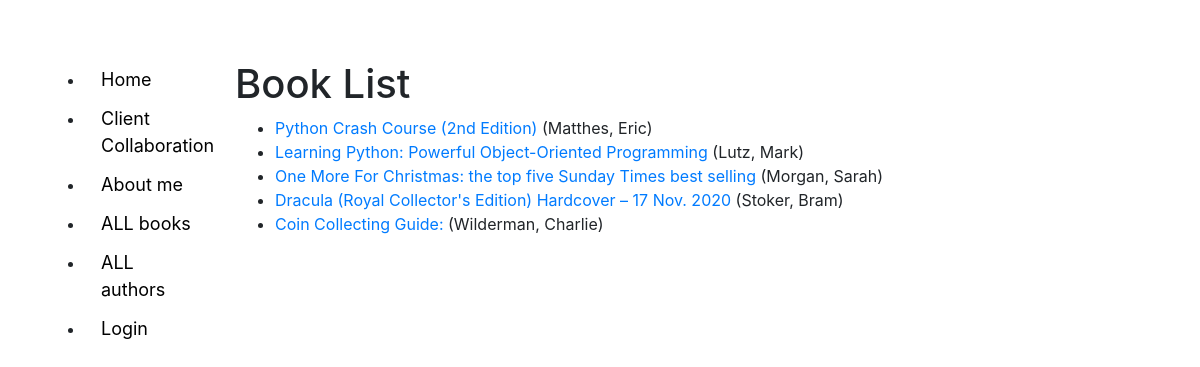
/catalog/books/, run on the app's committed database.
### catalog/models.py (models this page shows, shortened)
class Book(models.Model):  # Points to author field. The Field then takes you to Author model ** GO TO AUTHOR MODEL **
    title = models.CharField(max_length=200)
    author = models.ForeignKey('Author', on_delete=models.SET_NULL, null=True)
    summary = models.TextField(max_length=1000, help_text='enter a brief description of the book')
    isbn = models.CharField('ISBN', max_length=13, unique=True,
                            help_text='13 Character <a href="https://www.isbn-international.org'
                                      '/content/what-isbn">ISBN number</a>')
    genre = models.ManyToManyField(Genre, help_text='Select a genre for this book')
    def get_absolute_url(self):
        return reverse('book_detail', args=[str(self.id)])
    def display_genre(self):
        """creates a string for the Genre. This is required to display genre in admin."""
        return ', '.join(genre.name for genre in self.genre.all()[:3])
    display_genre.short_description = 'Genre'

class Author(models.Model): # lands us back to author_detail, to finish the loop.
    first_name = models.CharField(max_length=100)
    last_name = models.CharField(max_length=100)
    Date_of_birth = models.DateField(null=True, blank=True)
    date_of_death = models.DateField('Died', null=True, blank=True)
    class Meta:
        ordering = ['last_name', 'first_name']
    def __str__(self):
        return f'{self.last_name}, {self.first_name}'

### catalog/views.py (the view)
# urls.py: path('books/', views.BookListView.as_view(), name='book'),
class BookListView(generic.ListView):
    model = Book
    paginate_by = 5

### catalog/templates/catalog/book_list.html (shortened to what this page needs)
<!DOCTYPE html>
<html lang="en">
{% extends "base_generic.html" %}
{% block content %}
<h1>Book List</h1>
{% if book_list %}
    <ul>
    {% for book in book_list %}
        <li>
            <a href="{{ book.get_absolute_url }}">{{ book.title }}</a> ({{ book.author }})
        </li>
    {% endfor %}
</ul>
{% else %}
    <p>There are no books in the library</p>
{% endif %}
{% endblock %}

### catalog/static/css/styles.css (style rules this page uses)
#bg { background-repeat: no-repeat; background-size: 1300px 900px; background-position: top; background-attachment: fixed; }

### data on the page
Book: title "Python Crash Course (2nd Edition)", author "Matthes, Eric"
Book: title "Learning Python: Powerful Object-Oriented Programming", author "Lutz, Mark"
Book: title "One More For Christmas: the top five Sunday Times best selling", author "Morgan, Sarah"
Book: title "Dracula (Royal Collector's Edition) Hardcover – 17 Nov. 2020", author "Stoker, Bram"
Book: title "Coin Collecting Guide:", author "Wilderman, Charlie"
